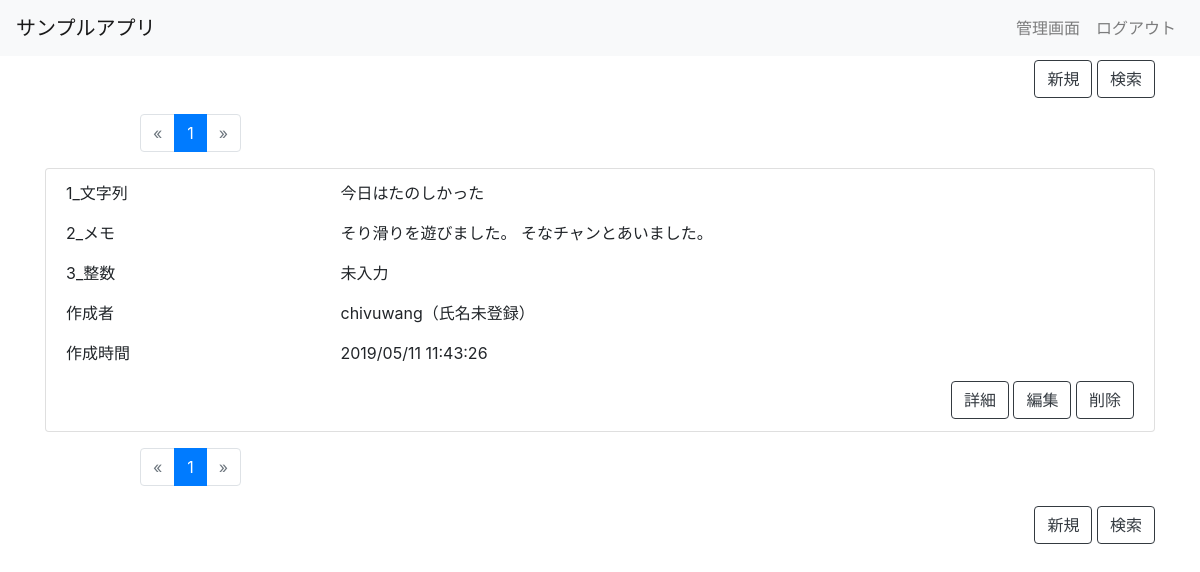
The page / (signed in) on the database its author committed.
### app/models.py (models this page shows, shortened)
class Item(models.Model):
    sample_1 = models.CharField(
        verbose_name='タイトル',
        max_length=20,
        blank=True,
        null=True,
    )
    sample_2 = models.TextField(
        verbose_name='サンプル項目2 メモ',
        blank=True,
        null=True,
    )
    sample_3 = models.IntegerField(
        verbose_name='サンプル項目3 整数',
        blank=True,
        null=True,
    )
    sample_4 = models.FloatField(
        verbose_name='サンプル項目4 浮動小数点',
        blank=True,
        null=True,
    )
    sample_5 = models.DecimalField(
        verbose_name='サンプル項目5 固定小数点',
        max_digits=5,
        decimal_places=2,
        blank=True,
        null=True,
    )
    sample_6 = models.BooleanField(
        verbose_name='サンプル項目6 ブール値',
    )
    sample_7 = models.DateField(
        verbose_name='サンプル項目7 日付',
        blank=True,
        null=True,
    )
    sample_8 = models.DateTimeField(
        verbose_name='サンプル項目8 日時',
        blank=True,
        null=True,
    )
    sample_9_choice = (
        (1, '選択１'),
        (2, '選択２'),
        (3, '選択３'),
    )
    sample_9 = models.IntegerField(
        verbose_name='サンプル項目9_選択肢（固定）',
        choices=sample_9_choice,
        blank=True,
        null=True,
    )
    sample_10 = models.ForeignKey(
        User,
        verbose_name='サンプル項目10_選択肢（マスタ連動）',
        blank=True,
        null=True,
        related_name='sample_10',
        on_delete=models.SET_NULL,
    )
    created_by = models.ForeignKey(
        User,
        verbose_name='作成者',
        blank=True,
        null=True,
        related_name='CreatedBy',
        on_delete=models.SET_NULL,
        editable=False,
    )
    created_at = models.DateTimeField(
        verbose_name='作成時間',
        blank=True,
        null=True,
        editable=False,
    )
    updated_by = models.ForeignKey(
        User,
        verbose_name='更新者',
        blank=True,
        null=True,
        related_name='UpdatedBy',
        on_delete=models.SET_NULL,
        editable=False,
    )
    updated_at = models.DateTimeField(
        verbose_name='更新時間',
        blank=True,
        null=True,
        editable=False,
    )
    class Meta:
        verbose_name = 'サンプル'
        verbose_name_plural = 'サンプル'

### users/models.py (models this page shows)
class User(AbstractUser):
    full_name = models.CharField(
        verbose_name='氏名',
        max_length=100,
        blank=True
    )
    is_staff = models.BooleanField(
        _('staff status'),
        default=True,
    )
    def get_full_name(self):
        if self.full_name:
            return self.full_name
        else:
            return self.username + '（氏名未登録）'
    def __str__(self):
        return self.get_full_name()

### app/views.py (the view)
# urls.py: path('', ItemFilterView.as_view(), name='index'),
class ItemFilterView(LoginRequiredMixin, FilterView):
    model = Item
    filterset_class = ItemFilterSet
    strict = False
    paginate_by = 10
    def get(self, request, **kwargs):
        if request.GET:
            request.session['query'] = request.GET
        else:
            request.GET = request.GET.copy()
            if 'query' in request.session.keys():
                for key in request.session['query'].keys():
                    request.GET[key] = request.session['query'][key]
        return super().get(request, **kwargs)
    def get_queryset(self):
        return Item.objects.all().order_by('-created_at')
    def get_context_data(self, *, object_list=None, **kwargs):
        return super().get_context_data(object_list=object_list, **kwargs)

### app/templates/app/item_filter.html (shortened to what this page needs)
{% extends "./_base.html" %}
{% block content %}
    {% load crispy_forms_tags %}
    <div class="container">
        <div class="row">
            <div class="col-12">
                <div class="float-right mt-1">
                    <a class="btn btn-outline-dark" href="{% url 'create' %}">新規</a>
                    <a class="btn btn-outline-dark" data-toggle="modal" data-target="#myModal" href="#">検索</a>
                </div>
            </div>
        </div>
        <div class="row mt-3">
            <div class="col-10 mx-auto">
                {% include "./_pagination.html" %}
            </div>
        </div>
        <div class="row">
            <div class="col-12">
                <ul class="list-group">
                    {% for item in item_list %}
                        <li class="list-group-item">
                            <div class="row">
                                <div class="col-5 col-sm-3">
                                    <p>1_文字列</p>
                                </div>
                                <div class="col-7 col-sm-9">
                                    <p>{{ item.sample_1|default_if_none:"未入力" }}</p>
                                </div>
                            </div>
                            <div class="row">
                                <div class="col-5 col-sm-3">
                                    <p>2_メモ</p>
                                </div>
                                <div class="col-7 col-sm-9">
                                    <p>{{ item.sample_2|default_if_none:"未入力" }}</p>
                                </div>
                            </div>
                            <div class="row">
                                <div class="col-5 col-sm-3">
                                    <p>3_整数</p>
                                </div>
                                <div class="col-7 col-sm-9">
                                    <p>{{ item.sample_3|default_if_none:"未入力" }}</p>
                                </div>
                            </div>
                            <div class="row">
                                <div class="col-5 col-sm-3">
                                    <p>作成者</p>
                                </div>
                                <div class="col-7 col-sm-9">
                                    <p>{{ item.created_by.get_full_name }}</p>
                                </div>
                            </div>
                            <div class="row">
                                <div class="col-5 col-sm-3">
                                    <p>作成時間</p>
                                </div>
                                <div class="col-7 col-sm-9">
                                    <p>{{ item.created_at|date:"Y/m/d G:i:s" }}</p>
                                </div>
                            </div>
                            <div class="row">
                                <div class="col-12">
                                    <div class="float-right">
                                        <a class="btn btn-outline-dark " href="{% url 'detail' item.pk %}">詳細</a>
                                        <a class="btn btn-outline-dark " href="{% url 'update' item.pk %}">編集</a>
                                        <a class="btn btn-outline-dark " href="{% url 'delete' item.pk %}">削除</a>
                                    </div>
                                </div>
                            </div>
                        </li>
                    {% empty %}
                        <li class="list-group-item">
                            対象のデータがありません
                        </li>
                    {% endfor %}
                </ul>
            </div>
        </div>
        <div class="row mt-3">
            <div class="col-10 mx-auto">
                {% include "./_pagination.html" %}
            </div>
        </div>
        <div class="row">
            <div class="col-12">
                <div class="float-right mt-1 mb-3">
                    <a class="btn btn-outline-dark" href="{% url 'create' %}">新規</a>
                    <a class="btn btn-outline-dark" data-toggle="modal" data-target="#myModal" href="#">検索</a>
                </div>
            </div>
        </div>
    </div>
{% endblock %}

### app/templates/app/_base.html (shortened to what this page needs)
{% load static %}
<!DOCTYPE html>
<html lang="ja">
<head>
    <link href="https://maxcdn.bootstrapcdn.com/bootstrap/4.0.0/css/bootstrap.min.css" rel="stylesheet"
>
    <link rel="stylesheet"
          href="https://cdnjs.cloudflare.com/ajax/libs/bootstrap-datepicker/1.8.0/css/bootstrap-datepicker.min.css">
    <link href="{% static "app/css/app.css" %}" rel="stylesheet">
</head>
<body>
<nav class="navbar navbar-expand-md navbar-light bg-light ">
    <a class="navbar-brand" href="#">サンプルアプリ</a>
    <div class="collapse navbar-collapse justify-content-end" id="Navber">
        <ul class="navbar-nav">
            <li class="nav-item">
                <a class="nav-link" href="{% url 'admin:index' %}">管理画面</a>
            </li>
        </ul>
        <ul class="navbar-nav">
            <li class="nav-item">
                <a class="nav-link" href="{% url 'admin:logout' %}">ログアウト</a>
            </li>
        </ul>
    </div>
</nav>
{% block content %}
{% endblock %}
</body>
</html>

### app/templates/app/_pagination.html (shortened to what this page needs)
{% load item_extras %}
<ul class="pagination">
    {% if page_obj.has_previous %}
        <li class="page-item pagination-prev">
            <a class="page-link" href="?{% url_replace request 'page' page_obj.previous_page_number %}">&laquo;</a>
        </li>
    {% else %}
        <li class="disabled page-item pagination-next">
            <span class="page-link">&laquo;</span>
        </li>
    {% endif %}
    {% for page in page_obj.paginator.page_range %}
        {% if page %}
            {% ifequal page page_obj.number %}
                <li class="active page-item">
                    <span class="page-link">{{ page }}
                    </span>
                </li>
            {% else %}
                <li class="page-item">
                    <a class="page-link" href="?{% url_replace request 'page' page %}">{{ page }}</a>
                </li>
            {% endifequal %}
        {% endif %}
    {% endfor %}
    {% if page_obj.has_next %}
        <li class="page-item pagination-next">
            <a class="page-link" href="?{% url_replace request 'page' page_obj.next_page_number %}">&raquo;</a>
        </li>
    {% else %}
        <li class="disabled page-item pagination-next">
            <span class="page-link ">&raquo;</span>
        </li>
    {% endif %}
</ul>

### rows shown on the page
Item: sample_1 "今日はたのしかった", sample_2 "そり滑りを遊びました。 そなチャンとあいました。", sample_3 "未入力", created_by.get_full_name "chivuwang（氏名未登録）", created_at "2019/05/11 11:43:26"

### other values the page prints
{{ page }} "1" "1"
